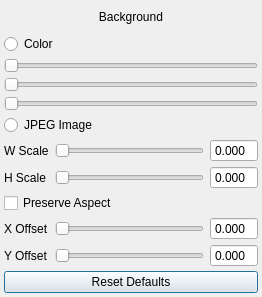
<?xml version="1.0" encoding="UTF-8"?>
<ui version="4.0">
 <class>BackgroundScreen</class>
 <widget class="QDialog" name="BackgroundScreen">
  <property name="geometry">
   <rect>
    <x>0</x>
    <y>0</y>
    <width>262</width>
    <height>297</height>
   </rect>
  </property>
  <property name="windowTitle">
   <string>Background</string>
  </property>
  <layout class="QGridLayout" name="gridLayout">
   <property name="leftMargin">
    <number>4</number>
   </property>
   <property name="topMargin">
    <number>4</number>
   </property>
   <property name="rightMargin">
    <number>4</number>
   </property>
   <property name="bottomMargin">
    <number>4</number>
   </property>
   <property name="verticalSpacing">
    <number>4</number>
   </property>
   <item row="9" column="1">
    <widget class="DoubleSlider" name="xOffsetSlider">
     <property name="orientation">
      <enum>Qt::Horizontal</enum>
     </property>
    </widget>
   </item>
   <item row="7" column="1">
    <widget class="DoubleSlider" name="hScaleSlider">
     <property name="orientation">
      <enum>Qt::Horizontal</enum>
     </property>
    </widget>
   </item>
   <item row="10" column="1">
    <widget class="DoubleSlider" name="yOffsetSlider">
     <property name="orientation">
      <enum>Qt::Horizontal</enum>
     </property>
    </widget>
   </item>
   <item row="6" column="1">
    <widget class="DoubleSlider" name="wScaleSlider">
     <property name="orientation">
      <enum>Qt::Horizontal</enum>
     </property>
    </widget>
   </item>
   <item row="10" column="2">
    <widget class="QDoubleSpinBox" name="yOffsetInput">
     <property name="buttonSymbols">
      <enum>QAbstractSpinBox::NoButtons</enum>
     </property>
     <property name="decimals">
      <number>3</number>
     </property>
    </widget>
   </item>
   <item row="8" column="0" colspan="3">
    <widget class="QCheckBox" name="preserveAspectButton">
     <property name="text">
      <string>Preserve Aspect</string>
     </property>
    </widget>
   </item>
   <item row="6" column="2">
    <widget class="QDoubleSpinBox" name="wScaleInput">
     <property name="buttonSymbols">
      <enum>QAbstractSpinBox::NoButtons</enum>
     </property>
     <property name="decimals">
      <number>3</number>
     </property>
    </widget>
   </item>
   <item row="7" column="2">
    <widget class="QDoubleSpinBox" name="hScaleInput">
     <property name="buttonSymbols">
      <enum>QAbstractSpinBox::NoButtons</enum>
     </property>
     <property name="decimals">
      <number>3</number>
     </property>
    </widget>
   </item>
   <item row="0" column="0" colspan="3">
    <widget class="QLabel" name="screenHeader">
     <property name="text">
      <string>Background</string>
     </property>
     <property name="alignment">
      <set>Qt::AlignCenter</set>
     </property>
    </widget>
   </item>
   <item row="10" column="0">
    <widget class="QLabel" name="pushButton_4">
     <property name="text">
      <string>Y Offset</string>
     </property>
    </widget>
   </item>
   <item row="4" column="0" colspan="3">
    <widget class="ValueSlider" name="blueSlider">
     <property name="maximum">
      <number>255</number>
     </property>
     <property name="orientation">
      <enum>Qt::Horizontal</enum>
     </property>
    </widget>
   </item>
   <item row="9" column="0">
    <widget class="QLabel" name="pushButton_3">
     <property name="text">
      <string>X Offset</string>
     </property>
    </widget>
   </item>
   <item row="5" column="0" colspan="3">
    <widget class="QRadioButton" name="jpegBackButton">
     <property name="text">
      <string>JPEG Image</string>
     </property>
    </widget>
   </item>
   <item row="7" column="0">
    <widget class="QLabel" name="pushButton_2">
     <property name="text">
      <string>H Scale</string>
     </property>
    </widget>
   </item>
   <item row="6" column="0">
    <widget class="QLabel" name="pushButton">
     <property name="text">
      <string>W Scale</string>
     </property>
    </widget>
   </item>
   <item row="3" column="0" colspan="3">
    <widget class="ValueSlider" name="greenSlider">
     <property name="maximum">
      <number>255</number>
     </property>
     <property name="orientation">
      <enum>Qt::Horizontal</enum>
     </property>
    </widget>
   </item>
   <item row="9" column="2">
    <widget class="QDoubleSpinBox" name="xOffsetInput">
     <property name="buttonSymbols">
      <enum>QAbstractSpinBox::NoButtons</enum>
     </property>
     <property name="decimals">
      <number>3</number>
     </property>
    </widget>
   </item>
   <item row="11" column="0" colspan="3">
    <widget class="QPushButton" name="resetDefaultsButton">
     <property name="text">
      <string>Reset Defaults</string>
     </property>
    </widget>
   </item>
   <item row="1" column="0" colspan="3">
    <widget class="QRadioButton" name="colorBackButton">
     <property name="text">
      <string>Color</string>
     </property>
    </widget>
   </item>
   <item row="2" column="0" colspan="3">
    <widget class="ValueSlider" name="redSlider">
     <property name="maximum">
      <number>255</number>
     </property>
     <property name="orientation">
      <enum>Qt::Horizontal</enum>
     </property>
    </widget>
   </item>
  </layout>
 </widget>
 <customwidgets>
  <customwidget>
   <class>DoubleSlider</class>
   <extends>QSlider</extends>
   <header>DoubleSlider.h</header>
   <container>1</container>
  </customwidget>
  <customwidget>
   <class>ValueSlider</class>
   <extends>QSlider</extends>
   <header>ValueSlider.h</header>
  </customwidget>
 </customwidgets>
 <resources/>
 <connections/>
</ui>
